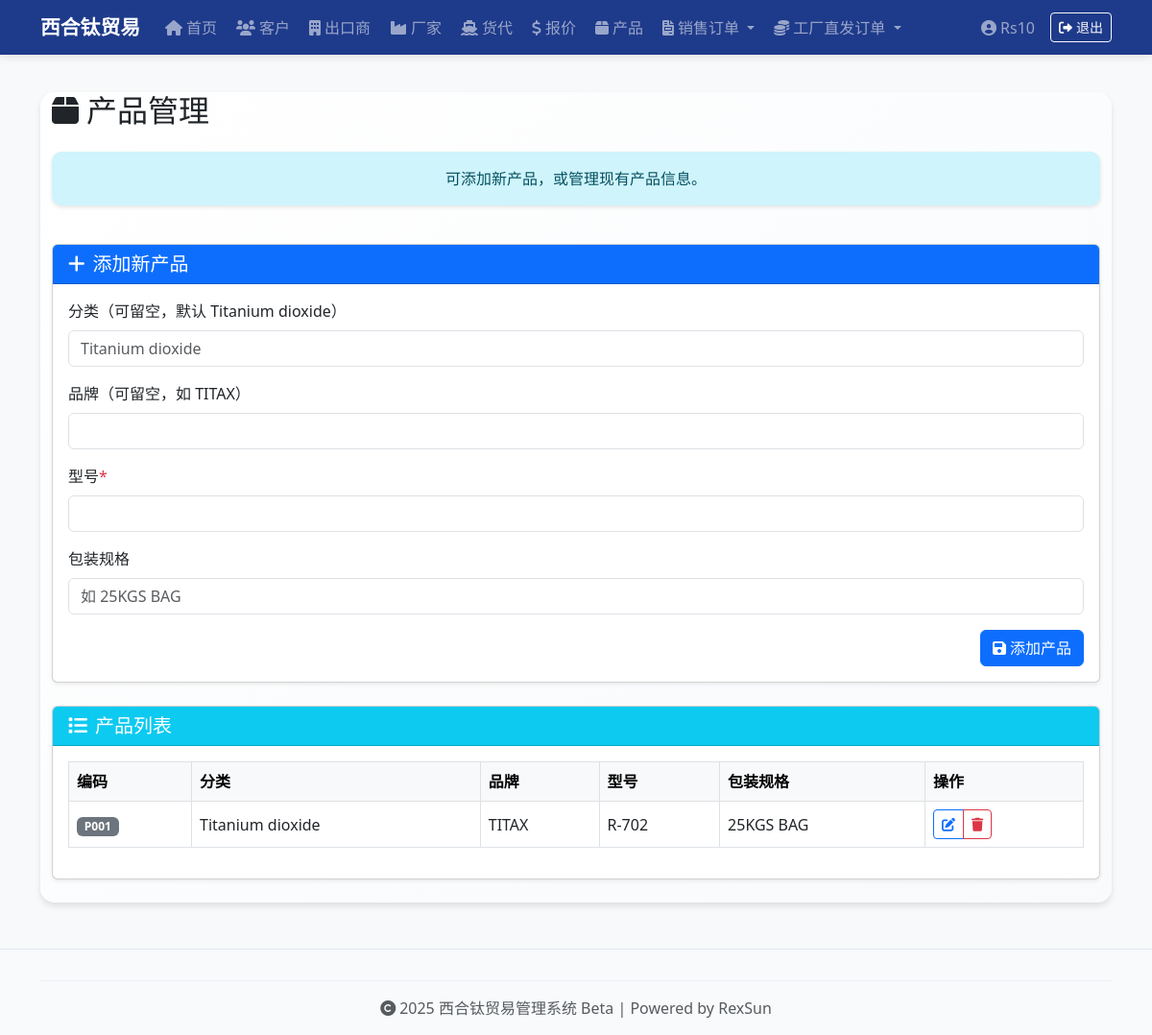
Page /products (signed in) on the earlier database version.
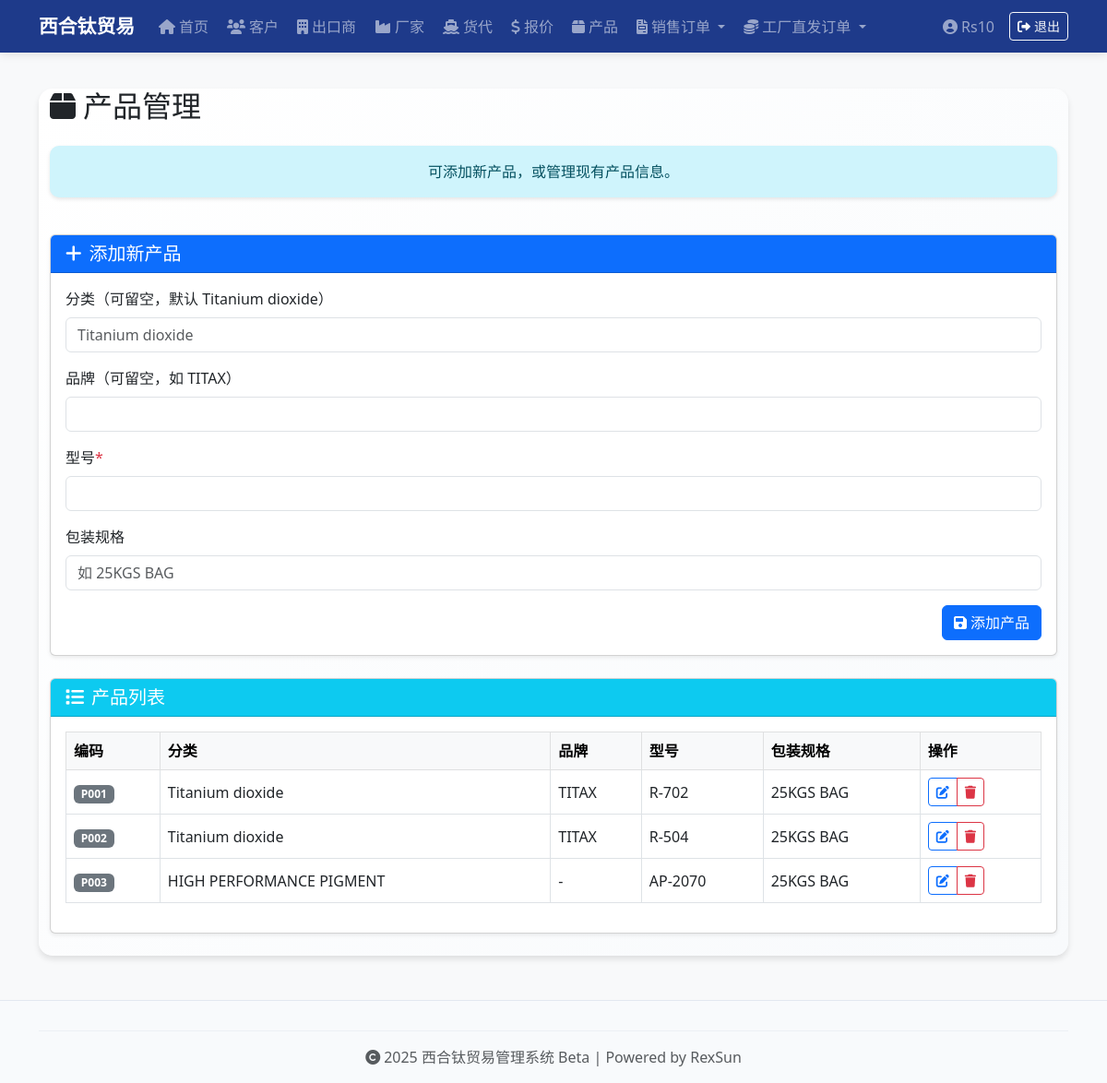
Same page on the later database version.
### app.py (models this page shows, shortened)
class Product(db.Model):
    id = db.Column(db.Integer, primary_key=True)
    code = db.Column(db.String(10), unique=True)
    category = db.Column(db.String(100), nullable=False, default="Titanium dioxide")
    brand = db.Column(db.String(100))  # 可空，如 "TITAX" 或空
    model = db.Column(db.String(100), nullable=False)  # 型号，如 R-504
    packaging = db.Column(db.String(100))  # 包装规格，如 25KG/包

### app.py (the view, shortened to what this page needs)
@app.route('/products', methods=['GET', 'POST'])
@login_required
def products():
    all_products = Product.query.order_by(Product.code.asc()).all()
    return render_template('products.html', products=all_products)

### app.py (called while the page is built)
@login_manager.user_loader
def load_user(user_id):
    return User.query.get(int(user_id))

@app.before_request
def create_admin_users():
    if not hasattr(app, '_admin_created'):
        db.create_all()
        users = [
            ('Rs10', 'Rs10!)xht'),
            ('Bw18', 'Bw18!*xht'),
            ('Dd16', 'Dd16!^xht'),
        ]
        for username, pwd in users:
            if not User.query.filter_by(username=username).first():
                user = User(username=username)
                user.set_password(pwd)
                db.session.add(user)
        db.session.commit()
        app._admin_created = True

### templates/products.html (shortened to what this page needs)
{% extends "base.html" %}
{% block content %}
<div class="container mt-4">
  <div class="row mb-4">
    <div class="col-12">
      <h2 class="mb-4"><i class="fas fa-box me-2"></i>产品管理</h2>
      <div class="alert alert-info text-center" role="alert">
        可添加新产品，或管理现有产品信息。
      </div>
    </div>
  </div>
  <div class="row">
    <div class="col-md-12">
      <div class="card shadow-sm mb-4">
        <div class="card-header bg-primary text-white">
          <h5 class="mb-0"><i class="fas fa-plus me-2"></i>添加新产品</h5>
        </div>
        <div class="card-body">
          <form method="POST">
            <div class="mb-3">
              <label class="form-label">分类（可留空，默认 Titanium dioxide）</label>
              <input type="text" class="form-control" name="category" placeholder="Titanium dioxide" />
            </div>
            <div class="mb-3">
              <label class="form-label">品牌（可留空，如 TITAX）</label>
              <input type="text" class="form-control" name="brand" />
            </div>
            <div class="mb-3">
              <label class="form-label">型号<span class="text-danger">*</span></label>
              <input type="text" class="form-control" name="model" required />
            </div>
            <div class="mb-3">
              <label class="form-label">包装规格</label>
              <input type="text" class="form-control" name="packaging" placeholder="如 25KGS BAG" />
            </div>
            <div class="d-flex justify-content-end gap-2">
              <button type="submit" class="btn btn-primary"><i class="fas fa-save me-1"></i>添加产品</button>
            </div>
          </form>
        </div>
      </div>
      <div class="card shadow-sm mb-4">
        <div class="card-header bg-info text-white">
          <h5 class="mb-0"><i class="fas fa-list me-2"></i>产品列表</h5>
        </div>
        <div class="card-body">
          <div class="table-responsive">
            <table class="table table-bordered table-hover align-middle">
              <thead class="table-light">
                <tr>
                  <th>编码</th>
                  <th>分类</th>
                  <th>品牌</th>
                  <th>型号</th>
                  <th>包装规格</th>
                  <th>操作</th>
                </tr>
              </thead>
              <tbody>
                {% for p in products %}
                <tr>
                  <td><span class="badge bg-secondary">{{ p.code }}</span></td>
                  <td>{{ p.category or '-' }}</td>
                  <td>{{ p.brand or '-' }}</td>
                  <td>{{ p.model }}</td>
                  <td>{{ p.packaging or '-' }}</td>
                  <td>
                    <div class="btn-group btn-group-sm" role="group">
                      <a href="{{ url_for('edit_product', product_id=p.id) }}" class="btn btn-outline-primary btn-sm" title="编辑">
                        <i class="fas fa-edit"></i>
                      </a>
                      <a href="{{ url_for('delete_product', product_id=p.id) }}" class="btn btn-outline-danger btn-sm" title="删除" onclick="return confirm('确定要删除此产品吗？');">
                        <i class="fas fa-trash"></i>
                      </a>
                    </div>
                  </td>
                </tr>
                {% endfor %}
              </tbody>
            </table>
          </div>
        </div>
      </div>
    </div>
  </div>
</div>
{% endblock %}

Differences in the rows shown:
added Product: code "P002", category "Titanium dioxide", brand "TITAX", model "R-504", packaging "25KGS BAG"
added Product: code "P003", category "HIGH PERFORMANCE PIGMENT", brand "-", model "AP-2070", packaging "25KGS BAG"
